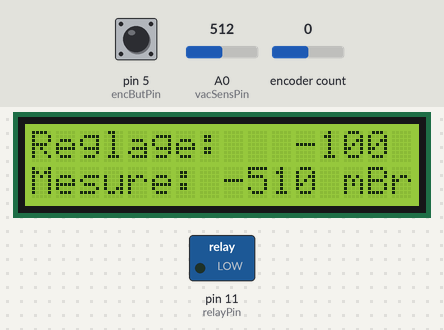
The sketch below on a simulated Arduino Uno, built with avr-gcc and run on an emulated ATmega328P. On the bench: 16×2 character LCD, switched loads named in the sketch (green lamp = pin HIGH). The test bench sets the inputs (shaded band); at power-on: pin 5 (encButPin) HIGH, A0 (vacSensPin) = 512, encoder count 0. EEPROM starts erased; what the sketch prints to the serial monitor is not drawn.

Above: at 1.2 s.
1.3 s: pin 5 (encButPin) pulled LOW for 0.15 s
At 2.1 s:
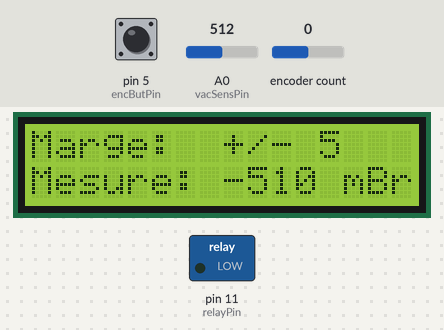
2.9 s: A0 (vacSensPin) set to 143
At 4.2 s:
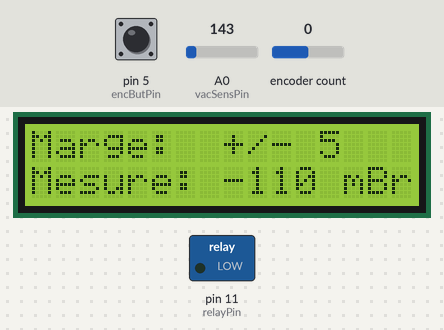
4.4 s: A0 (vacSensPin) set to 115
At 5.4 s:
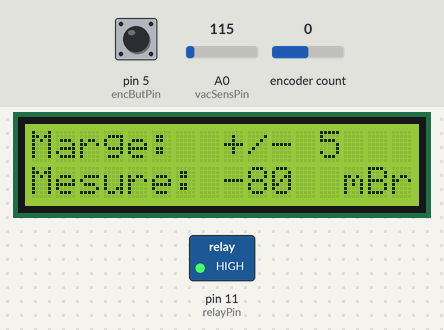
6.3 s: pin 5 (encButPin) pulled LOW for 1 s
At 6.7 s:
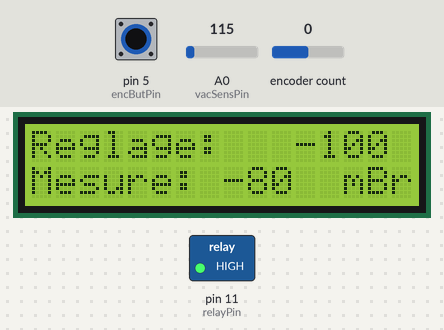
8.8 s: encoder count set to 1
At 9.2 s:
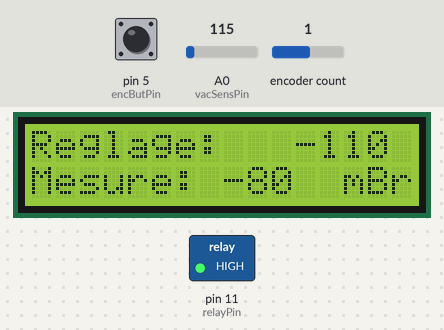
10.3 s: A0 (vacSensPin) set to 716
At 12.4 s:
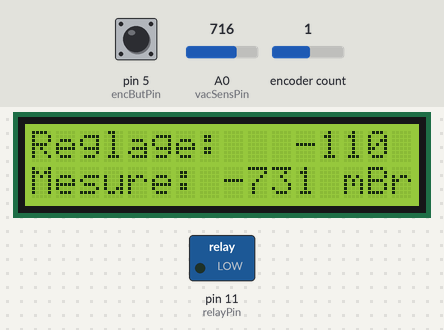
Timing chart, 0 to 12.8 s (numbered marks = the images above; inputs shaded):
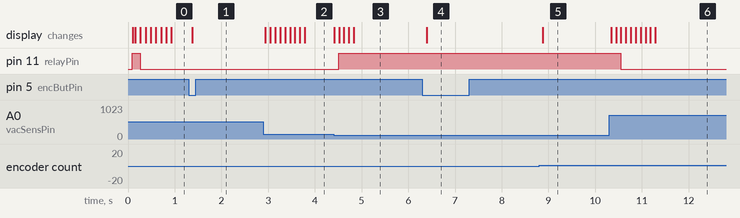

The sketch:

VacuumControl-5.0.ino
```cpp
// Vacuum controller, origin Tryggve Kallhovd 2016.
// Vacuum Controller, modification ZINK Thierry 2024.


#include <EEPROM.h>               // Libray EEPROM: https://docs.arduino.cc/learn/built-in-libraries/eeprom/#read
#include <Encoder.h>              // Encoder Library: https://www.pjrc.com/teensy/td_libs_Encoder.html
#include <LiquidCrystal_I2C.h>    // Ecran LCD: https://github.com/johnrickman/LiquidCrystal_I2C

// Debug

boolean debug = 1;              // Mode Debug Valeur à 1 sinon 0

// LCD definition

#define I2C_ADDR 0x27                   //Lcd i2c addresse 0x27
LiquidCrystal_I2C lcd(I2C_ADDR,16,2);   //Instance Afficheur LCD, i2c addresse 0x27, 16 caracères sur 2 lignes

// Pin definitions:

Encoder thrEnc(2, 3);   // Instance encodeur port 2 (interrupt) et 3 (interrupt)
int encButPin = 5;      // Click encodeur central
int relayPin = 11;      // Pin command du relay
int vacSensPin = A0;    // Pin sensor MPX5100_DP


// Variables definitions:

int adrrconsigne = 2;   //Adresse EEPROM Valeur Règlage
int addrhyste = 4;      //Adresse EEPROM Valeur Marge
int valeurconsigne;     //Valeur de consigne
int valeurhyste;        //Valeur de hysteresise

boolean encBut = 1;
boolean oldBut = 1;
boolean encSel = 1;

int encPos1;
int oldPos1;
int encPos2;
int oldPos2;

boolean vacSwitch;

int vacuum;
int vacVal;
int oldVal;

// Fonctions definitions:

void writeIntIntoEEPROM(int address, int number)  // ecriture en memoire dun nombre number dans l'adresse address
{
  byte byte1 = number >> 8;           // Extraire l'octet de poids fort (octet le plus significatif)
  byte byte2 = number & 0xFF;         // Extraire l'octet de poids faible (octet le moins significatif)
  EEPROM.write(address, byte1);       // Écrire l'octet de poids fort dans l'EEPROM
  EEPROM.write(address + 1, byte2);   // Écrire l'octet de poids faible à l'adresse suivante
}

int readIntFromEEPROM(int address)                // lecture en memoire dun nombre number dans l'adresse address
{
  byte byte1 = EEPROM.read(address);      // Lire l'octet de poids fort
  byte byte2 = EEPROM.read(address + 1);  // Lire l'octet de poids faible
  return (byte1 << 8) | byte2;            // Combiner les deux octets pour reformer l'entier
}

void setup() {

  Serial.begin(9600);

  lcd.init();                     // initialize the lcd
  lcd.backlight();                // Allume le back light
  lcd.setCursor(0, 0);            // Position Ecriture colone 0 ligne 0
  lcd.print("Reglage:   -");      // Ecriture
  lcd.setCursor(0, 1);            // Position Ecriture colone 0 ligne 0
  lcd.print("Mesure:");           // Ecriture
  lcd.setCursor(13, 1);           // Position Ecriture colone 13 ligne 1
  lcd.print("mBr");               // Ecriture

  //Initialisation par lecture des valeurs dans l'EEPROM

  valeurconsigne = readIntFromEEPROM(adrrconsigne); // Lecture de la valeur en mémoire dans l'adresse 1 du reglage
  valeurhyste = readIntFromEEPROM(addrhyste);       // Lecture de la valeur en mémoire dans l'adresse 2 de l'hysteresis
  encPos1 = (valeurconsigne* 4);
  encPos2 = (valeurhyste * 4);
  thrEnc.write(encPos1);

  // Initialisation des port

    // Configuration du bouton avec pull-up interne
  pinMode(encButPin, INPUT);
  digitalWrite(encButPin, HIGH);

    // Configuration du relais en sortie, désactivé au départ
  pinMode(relayPin, OUTPUT);
  digitalWrite(relayPin, LOW);

    // Configuration de la broche du capteur en entrée
  pinMode(vacSensPin, INPUT);

}

void loop() {

  // Analyse le Bouton de l'encodeur:
  // change entre "Règlage" (la consigne) et "Marge" (l'hystérésis) à chaque appui
  // encSel = 1 affiche la consigne
  // encSel = 0 affiche l'hystérésis
  // Sur l'afficheur en ligne 0 affichage de la consigne et d l'hystérésis alternativement
  // La valeur affichée peut être ajustée avec l'encodeur
  // Sur l'afficheur en ligne 1 affichage de la valeur mesurée

  encBut = digitalRead(encButPin);
  if (encBut != oldBut) {         // Vérifie s'il y a un changement d'état
    if (encBut == 0) {
      encSel = !encSel;           // Bascule la valeur de encSel
    }
    if (encSel == 1) {            // Affiche la consigne
      thrEnc.write(encPos1);
      lcd.setCursor(0, 0);
      lcd.print("Reglage:   -");

    } else if (encSel == 0) {     //Affiche l'hystérésis
      thrEnc.write(encPos2);
      lcd.setCursor(0, 0);
      lcd.print("Marge:  +/- ");
      lcd.setCursor(14, 0);
      lcd.print(" ");
    }
    oldBut = encBut;              // Met à jour l'état précédent du bouton
  }

  // Lecture de l'encodeur:

  if (encSel) {
    encPos1 = thrEnc.read();
    if (encPos1 != oldPos1) {
      oldPos1 = encPos1;
    }

    // Si l'encodeur a été tourné et encSel = 1 (Régage de la consigne)
    // Test des valeurs limites de la consigne qui doit être >= 10 et <= 99
    // Si en dehors des limites la consigne est mis à la limite correspondante
    if (encPos1 >= (99 * 4)) {
      encPos1 = (99 * 4);
      thrEnc.write(99 * 4);
    } else if (encPos1 <= (10 * 4)) {
      encPos1 = (10 * 4);
      thrEnc.write(10 * 4);
    }

    // La consigne est mise en mémoire dans l'EEPROM et affichée
    int val = ((encPos1) / 4);
    writeIntIntoEEPROM(adrrconsigne, val);
    lcd.setCursor(12, 0);
    lcd.print((encPos1 / 4) * 10);
  }
  else  {
    encPos2 = thrEnc.read();
    if (encPos2 != oldPos2) {
      oldPos2 = encPos2;
    }

    // Si l'encodeur a été tourné et encSel = 0 (Régage de l'hystérésis)
    // Test des valeurs limites de l'hystérésis qui doit être >= 5 et <= 50
    // Si en dehors des limites l'hystérésis est mise à la limite correspondante
    if (encPos2 >= (50 * 4)) {
      encPos2 = (50 * 4);
      thrEnc.write(50 * 4);
    } else if (encPos2 <= (5 * 4)) {
      encPos2 = (5 * 4);
      thrEnc.write(5 * 4);
    }

    // La valeur de l'hystérésis est mise en mémoire dans l'EEPROM et affichée
    int val = ((encPos2) / 4);
    writeIntIntoEEPROM(addrhyste, val);
    lcd.setCursor(12, 0);
    lcd.print(encPos2 / 4);
    if ((encPos2 / 4) < 10) {
      lcd.setCursor(13, 0);
      lcd.print(" ");
    }
  }

  // Contrôle du relai en fonction de la valeur de vide mesurée, de la consigne "encPos1" et de l'hytérésis "encPos2":

  if (vacSwitch == 1) {
    if (vacuum >= ((encPos1 / 4) * 10) + (encPos2 / 4)) {
      vacSwitch = 0;
    }
  } else if (vacSwitch == 0) {
    if (vacuum < ((encPos1 / 4) * 10) - (encPos2 / 4)) {
      vacSwitch = 1;
    }
    digitalWrite(relayPin, vacSwitch);
  }

  // mesure de la valeur avec le capteur MPX5100DP

  vacuum = 0;

  // mesure de 10 valeurs du vide
  for (byte i = 0; i < 10; i++) {
    vacuum += analogRead(vacSensPin);
  }
  vacuum /= 10;

  // Mise à l'échelle réelle
  vacuum = map(vacuum, 41, 962, 0, 1000);

  // Moyennage avec la valeur précédent
  vacVal = (vacuum + oldVal) / 2;
  oldVal = vacVal;
  if (vacVal < 1) {
    vacVal = 0;
  }

  // Affichage de la nouvelle valeur

  lcd.setCursor(9, 1);
  lcd.print(vacVal);
    if (vacVal > 0) {
    lcd.setCursor(8, 1);
    lcd.print("-");
  } else {
    lcd.setCursor(8, 1);
    lcd.print(" ");
  }
  if (vacVal < 10) {
    lcd.setCursor(10, 1);
    lcd.print(" ");
  } else if (vacVal < 100) {
    lcd.setCursor(11, 1);
    lcd.print(" ");
  }

  // Debug

  if (debug=1) {
    Serial.print("Sensor:");
    Serial.print(vacVal);
    Serial.print("_");
    Serial.print("Consigne Enc:");
    Serial.print(encPos1);
    Serial.print("_");
    Serial.print("Consigne Hyst:");
    Serial.print(encPos2);
    Serial.print("_");
    Serial.print("Etat Relay:");
    Serial.print(vacSwitch);
    Serial.print("_");
    Serial.print("EEPROM Consigne:");
    Serial.print(readIntFromEEPROM(adrrconsigne));
    Serial.print("_");
    Serial.print(EEPROM.read(2));
    Serial.print("/");
    Serial.print(EEPROM.read(3));
    Serial.print("_");
    Serial.print("EEPROM Hyste:");
    Serial.print(readIntFromEEPROM(addrhyste));
    Serial.print("_");
    Serial.print(EEPROM.read(4));
    Serial.print("/");
    Serial.println(EEPROM.read(5));
  }
}
```

Measured:
- the behaviour switches between 129 and 128 on A0 (vacSensPin) (found by bisection; images 2 and 3)
- after the input at 1.3 s, the display: changes after 0.08 s (image 1)
- after the input at 2.9 s, the display: first changes at once (image 2 shows a later state)
- after the input at 4.4 s, pin 11 (relayPin): LOW → HIGH after 0.11 s; the display: first changes at once (image 3 shows a later state)
- after the input at 6.3 s, the display: changes after 0.10 s (image 4)
- after the input at 8.8 s, the display: changes after 0.08 s (image 5)
- after the input at 10.3 s, pin 11 (relayPin): HIGH → LOW after 0.25 s; the display: first changes at once (image 6 shows a later state)
